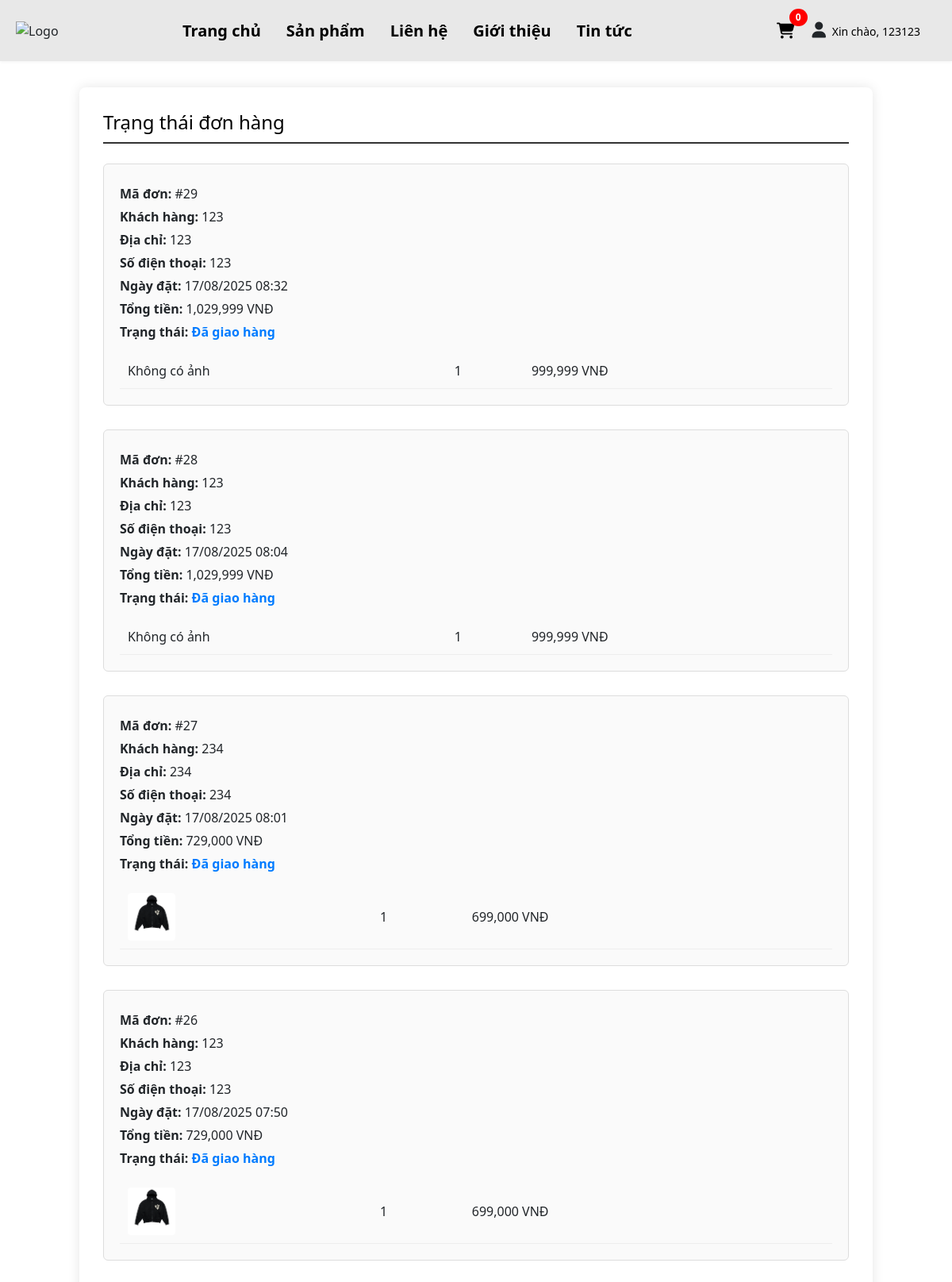
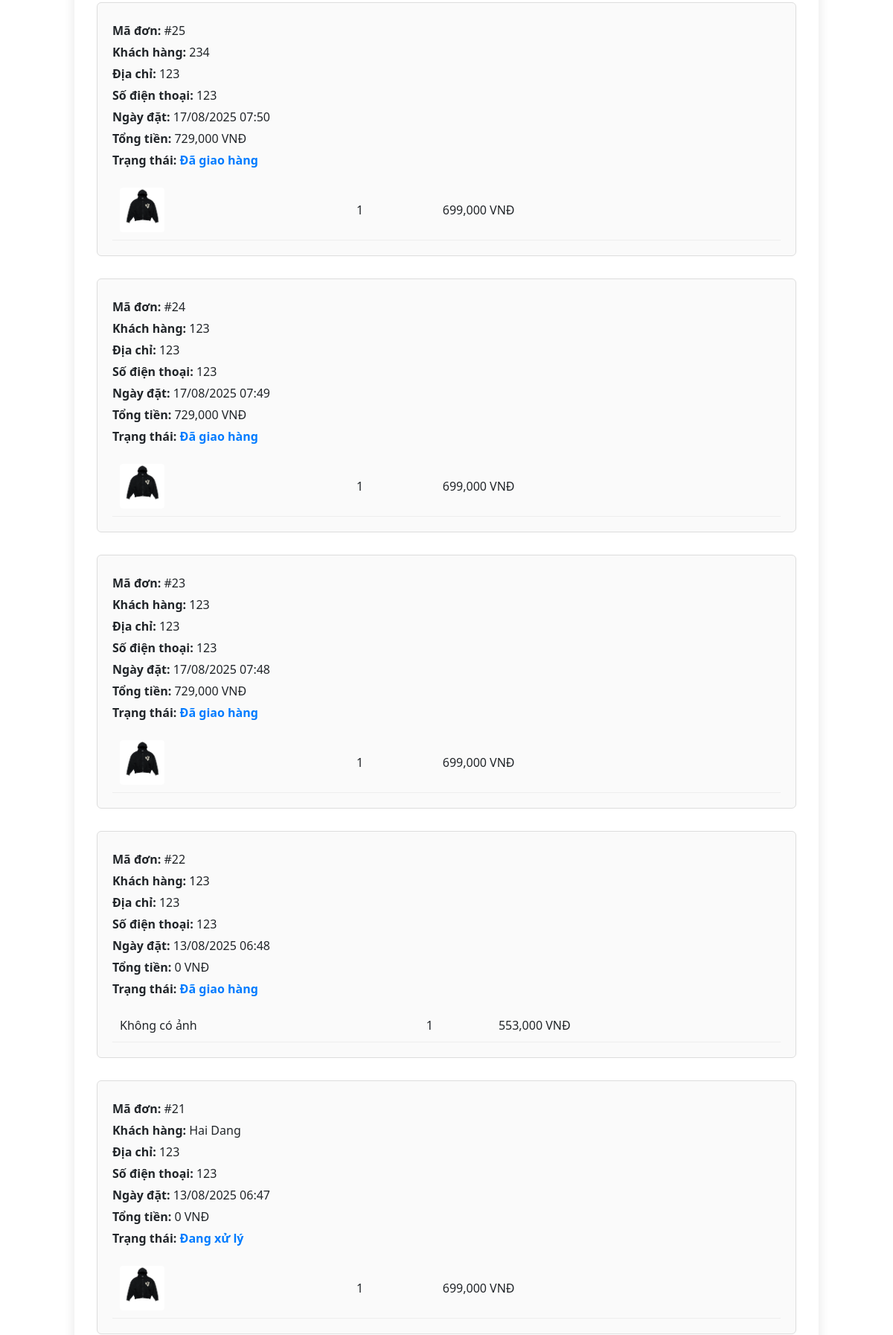
The app's page /view/client/orderUser.php (signed in, upper part) with its own data (2 pictures, top to bottom).
### tables this page shows
CREATE TABLE `orders` (
  `id` int NOT NULL,
  `user_id` int DEFAULT NULL,
  `total_price` decimal(10,2) NOT NULL,
  `shipping_fee` decimal(10,2) NOT NULL DEFAULT '0.00',
  `status` enum('Đang xử lý','Đang vận chuyển','Đã giao hàng') NOT NULL DEFAULT 'Đang xử lý',
  `name` varchar(255) NOT NULL,
  `phone` varchar(20) NOT NULL,
  `address` text NOT NULL,
  `payment_method` varchar(50) NOT NULL,
  `created_at` timestamp NULL DEFAULT CURRENT_TIMESTAMP,
  `total` decimal(10,2) NOT NULL DEFAULT '0.00'
);

CREATE TABLE `order_details` (
  `id` int NOT NULL,
  `order_id` int NOT NULL,
  `product_id` int NOT NULL,
  `quantity` int NOT NULL,
  `price` decimal(10,2) NOT NULL
);

### view/client/orderUser.php (the view, shortened to what this page needs)
<?php
include_once __DIR__ . "/../layout/header.php";
$database = new Database();
$conn = $database->conn;
$query = "SELECT * FROM orders ORDER BY created_at DESC";
$result = $conn->query($query);
?>
<div class="order-history container">
    <h2>Trạng thái đơn hàng</h2>
    <?php if ($result && $result->num_rows > 0): ?>
        <?php while ($order = $result->fetch_assoc()): ?>
            <div class="order-box">
                <p><strong>Mã đơn:</strong> #<?php echo $order['id']; ?></p>
                <p><strong>Khách hàng:</strong> <?php echo htmlspecialchars($order['name']); ?></p>
                <p><strong>Địa chỉ:</strong> <?php echo htmlspecialchars($order['address']); ?></p>
                <p><strong>Số điện thoại:</strong> <?php echo htmlspecialchars($order['phone']); ?></p>
                <p><strong>Ngày đặt:</strong> <?php echo date("d/m/Y H:i", strtotime($order['created_at'])); ?></p>
                <p><strong>Tổng tiền:</strong> <?php echo number_format($order['total_price']); ?> VNĐ</p>
                <p><strong>Trạng thái:</strong>
                    <span class="status-label">
                        <?php echo !empty($order['status']) ? htmlspecialchars($order['status']) : "Đang chờ xác nhận"; ?>
                    </span>
                </p>
                <div class="order-products">
                    <table>
                        <tbody>
                        <?php
                            $order_id = $order['id'];
                            $detailQuery = "SELECT od.*, p.gallery FROM order_details od
                                            LEFT JOIN products p ON od.product_id = p.id
                                            WHERE od.order_id = $order_id";
                            $detailsResult = $conn->query($detailQuery);
                            while ($item = $detailsResult->fetch_assoc()):
                                $thumbnail = null;
                                if (!empty($item['gallery']) && is_string($item['gallery'])) {
                                    $gallery = json_decode($item['gallery'], true);
                                    if (json_last_error() === JSON_ERROR_NONE && !empty($gallery)) {
                                        $thumbnail = $gallery[0];
                                    } else {
                                        $thumbnail = $item['gallery'];
                                    }
                                }
                        ?>
                            <tr>
                                <td>
                                    <?php if ($thumbnail): ?>
                                        <img src="/streetsoul_store1/public/images/<?php echo htmlspecialchars($thumbnail); ?>"
                                             alt="Ảnh sản phẩm" width="100">
                                    <?php else: ?>
                                        <span>Không có ảnh</span>
                                    <?php endif; ?>
                                </td>
                                <td><?php echo $item['quantity']; ?></td>
                                <td><?php echo number_format($item['price']); ?> VNĐ</td>
                            </tr>
                        <?php endwhile; ?>
                        </tbody>
                    </table>
                </div>
            </div>
        <?php endwhile; ?>
    <?php else: ?>
        <p>Chưa có đơn hàng nào được đặt.</p>
    <?php endif; ?>
</div>

### public/style.css (style rules this page uses)
* { box-sizing: border-box; margin: 0; padding: 0; }
html, body { min-height: 100vh; display: flex; flex-direction: column; }
.container { max-width: 1200px; margin: 0 auto; padding: 20px; }
.container h2 { color: rgb(0, 0, 0); }
body { padding-top: 80px; }
.order-history { max-width: 1000px; margin: 30px auto; background: #fff; padding: 30px; box-shadow: 0 0 15px rgba(0,0,0,0.1); border-radius: 8px; }
.order-history h2 { margin-bottom: 25px; font-size: 24px; border-bottom: 2px solid #333; padding-bottom: 10px; }
.order-box { border: 1px solid #ddd; border-radius: 6px; margin-bottom: 30px; padding: 20px; background-color: #fafafa; }
.order-box p { margin: 5px 0; }
.status-label { font-weight: bold; color: #007bff; }
.order-products { margin-top: 15px; }
.order-products table { width: 100%; border-collapse: collapse; }
.order-products th, .order-products td { padding: 10px; text-align: left; border-bottom: 1px solid #eee; }
.order-products img { width: 60px; height: 60px; object-fit: cover; border-radius: 4px; }

### view/layout/header.php (style rules this page uses)
body, button, input, select, textarea { font-family: 'Segoe UI', Tahoma, Geneva, Verdana, sans-serif !important; }

### records on screen
orders: id "29", name "123", address "123", phone "123", created_at "17/08/2025 08:32", total_price "1,029,999", status "Đã giao hàng"
order_details: shows "Không có ảnh", quantity "1", price "999,999"
orders: id "28", name "123", address "123", phone "123", created_at "17/08/2025 08:04", total_price "1,029,999", status "Đã giao hàng"
order_details: shows "Không có ảnh", quantity "1", price "999,999"
orders: id "27", name "234", address "234", phone "234", created_at "17/08/2025 08:01", total_price "729,000", status "Đã giao hàng"
order_details: quantity "1", price "699,000"
orders: id "26", name "123", address "123", phone "123", created_at "17/08/2025 07:50", total_price "729,000", status "Đã giao hàng"
order_details: quantity "1", price "699,000"
orders: id "25", name "234", address "123", phone "123", created_at "17/08/2025 07:50", total_price "729,000", status "Đã giao hàng"
order_details: quantity "1", price "699,000"
orders: id "24", name "123", address "123", phone "123", created_at "17/08/2025 07:49", total_price "729,000", status "Đã giao hàng"
order_details: quantity "1", price "699,000"
orders: id "23", name "123", address "123", phone "123", created_at "17/08/2025 07:48", total_price "729,000", status "Đã giao hàng"
order_details: quantity "1", price "699,000"
orders: id "22", name "123", address "123", phone "123", created_at "13/08/2025 06:48", total_price "0", status "Đã giao hàng"
order_details: shows "Không có ảnh", quantity "1", price "553,000"
orders: id "21", name "Hai Dang", address "123", phone "123", created_at "13/08/2025 06:47", total_price "0", status "Đang xử lý"
order_details: quantity "1", price "699,000"

### other values on screen
$totalCartItems "0"
$_SESSION['user']['hoten'] "123123"
